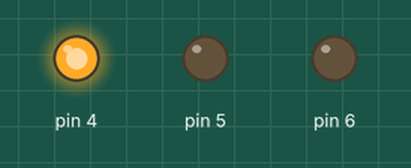
A sketch run on a simulated Arduino Uno, built with avr-gcc and run on an emulated ATmega328P. On the bench: output pins drawn as LEDs (lit = HIGH).

Above: at 1.0 s.
At 5.0 s:
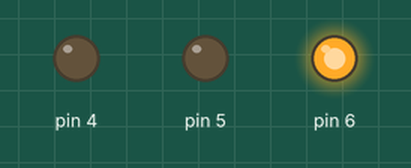
At 7.0 s:
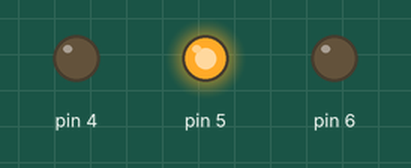
Timing chart, 0 to 10.4 s (numbered marks = the images above):
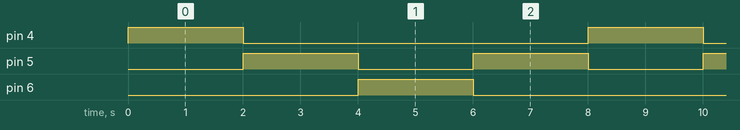

The sketch:

Semaforo.ino
```cpp
// Um pequeno projeto que simula o comportamento de um semáforo
// São necessários 3 leds ( um vermelho , um verde e um amarelo ) , um protoboard , e um arduino

void setup()
{
  Serial.begin(9600); // Inicia a Serial

  // Define os pinos 4 , 5 e 6 como saída

  pinMode(4, OUTPUT);
  pinMode(5, OUTPUT);
  pinMode(6, OUTPUT);

  // Inicia os leds desligados

  digitalWrite(4, LOW);  // Led verde
  digitalWrite(5, LOW); // Led amarelo
  digitalWrite(6, LOW); // Led vermelho
}
void loop()
{
    digitalWrite(6, LOW); // Apaga o vermelho
    digitalWrite(5, LOW); // Apaga o amarelo
    digitalWrite(4, HIGH);  // Ativa o verde
    delay(2000);   // Espera 2 segundos
    digitalWrite(5, HIGH); // Ativa o amarelo
    digitalWrite(4, LOW);  // Apaga o verde
    delay(2000);
    digitalWrite(6, HIGH); // Ativa o vermelho
    digitalWrite(5, LOW); // Apaga o amarelo
    delay(2000);
    digitalWrite(5, HIGH); // Ativa o amarelo
    digitalWrite(6, LOW); // Apaga o vermelho
    delay(2000);
}
```

Measured:
- by itself, pin 4, pin 6: alternates HIGH for 2.0 s and LOW for 6.0 s
- by itself, pin 5: alternates HIGH for 2.0 s and LOW for 2.0 s
- by itself, everything shown: repeats every 8.0 s, in 4 steps
